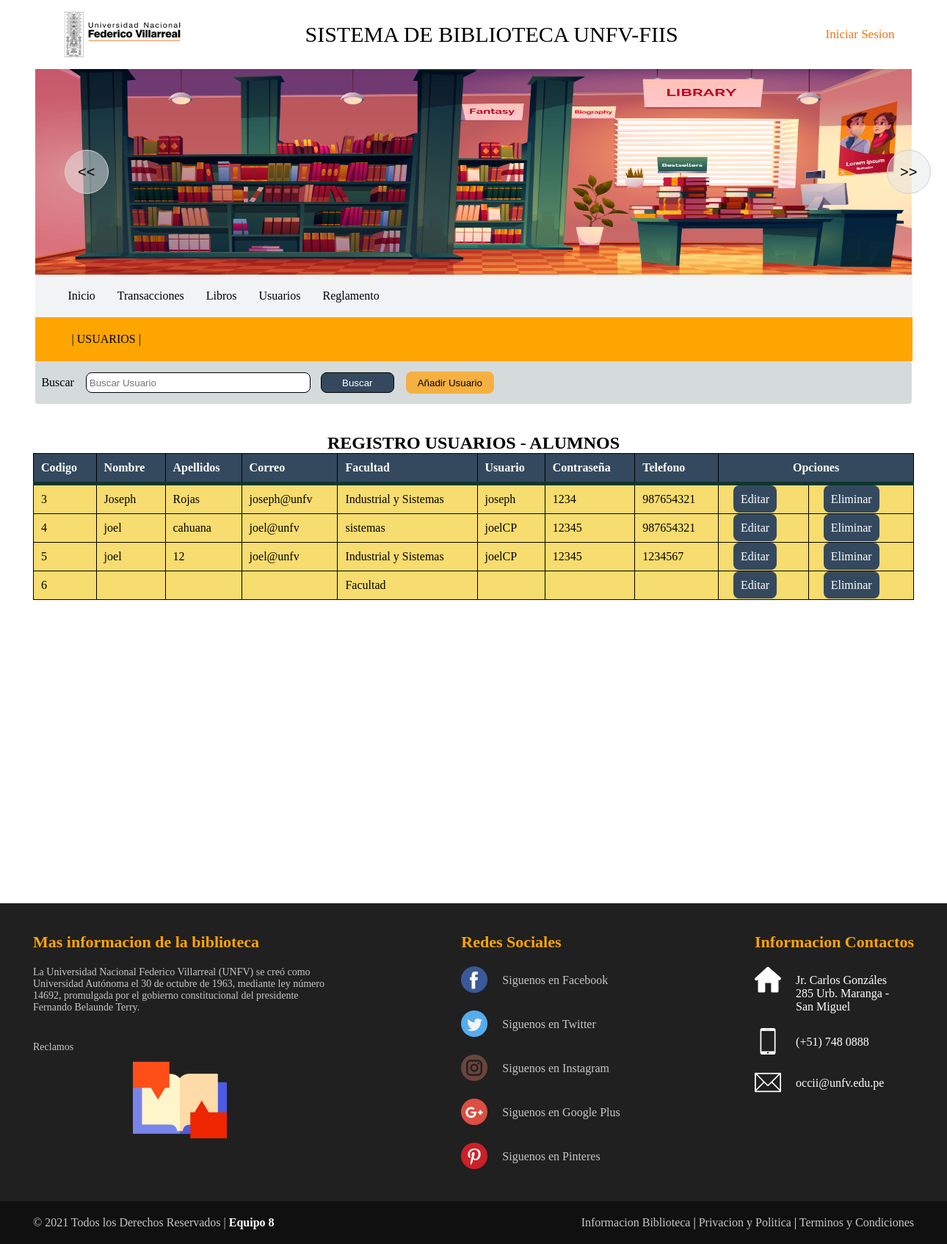
Page /administrador/usuarioAlum.php on the committed database.
### tables this page shows
CREATE TABLE `alumno` (
  `ID_Alumno` int(4) NOT NULL,
  `Nombre` varchar(50) NOT NULL,
  `Apellido` varchar(50) NOT NULL,
  `Facultad` varchar(50) NOT NULL,
  `Correo` varchar(50) NOT NULL,
  `Telefono` varchar(9) NOT NULL,
  `ID` int(4) NOT NULL
);

CREATE TABLE `usuario` (
  `ID` int(4) NOT NULL,
  `Usuario` varchar(50) NOT NULL,
  `Contraseña` varchar(50) NOT NULL
);

### administrador/usuarioAlum.php (the view, shortened to what this page needs)
<?php
 include("../conexion/conexion.php");
?>
<!DOCTYPE html>
<html>
<head>
    <link rel="stylesheet" href="../css/estilo-header.css">
	<link rel="stylesheet" href="../css/estilos-footer.css">
	<link rel="stylesheet" href="../css/libros-sistema.css">
	<link rel="stylesheet" href="../css/librosListar.css">
</head>
<body>
    <header>
   <div class="div-header">
     <img class="icono" src="../imagenes/logo.png" alt="logo"/>
     <p>SISTEMA DE BIBLIOTECA UNFV-FIIS</p>
     <div class="sesion">
       <ul>
         <li><?php if(isset($texto)){
			   echo "<html>";
			   echo "<a class='boton' href='../login/salir.php' >Cerrar Sesion</a>";
			   echo "</html>";
		      }else{
				  echo "<html>";
				  echo "<a class='boton' href='../login/menuregistro.php' >Iniciar Sesion</a>";
				  echo "</html>";
			  }  ?></li>
       </ul>
     </div>
   </div>
   <div class="hero dibujo">
      <div class="mando-anterior diseño">
	  <input type="button" id="anterior" value="<<">
    </div>
    <div class="mando-siguiente diseño">
	  <input type="button" id="siguiente" value=">>"></center>
	</div>
     <img id="imagen" src="../imagenes/portAdmin.jpg" />
  </div>
   <div class="div-header menu">
   <nav class="navbar">
       <div class="enlaces">
	     <ul class="nav">
		    <li><a href="indexAdmin.php">Inicio</a></li>
            <li><a href="">Transacciones</a>
				</li>
			<li><a href="libros.php">Libros</a></li>
			<li><a href="">Usuarios</a>
				</li>
			<li><a href="http://biblioteca.unfv.edu.pe/opac-tmpl/bootstrap/images/REGLAMENTO%20DEL%20SISTEMA%20DE%20BIBLIOTECAS%20UNFV..pdf" target="_blank">Reglamento</a></li>
		 </ul>
	   </div>
   </nav>
   </div>
  <div class="div-header letra">
      <p>|  USUARIOS  |</p>
   </div>
</header>
<div class="contenedor1 opciones">
   <div>
      Buscar
   </div>
   <div class="barratext">
      <form action="#" method="post" >
         <input type="text" name="buscador" id="buscador" placeholder="Buscar Usuario"/>
         <input type="submit" value="Buscar"/>
	  </form>
   </div>
   <div>
      <a href="formInsertarAlum.php" ><button id="bus" name="button" class="btn btncolor">Añadir Usuario</button></a>
   </div>
</div>
<div class="cont-libro">
  <center><div class="tit">
       <h2>REGISTRO USUARIOS - ALUMNOS </h2>
  </div></center>
    <table>
	     <thead>
		    <tr>
			    <th>Codigo</th>
			    <th>Nombre</th>
			    <th>Apellidos</th>
			    <th>Correo</th>
				<th>Facultad</th>
				<th>Usuario</th>
				<th>Contraseña</th>
				<th>Telefono</th>
				<th colspan="2"><center>Opciones</center></th>
			</tr>
		 </thead>
		 <tbody>
		    <?php
		      if(isset($_POST['buscador'])==null){
				 $consulta= "SELECT * FROM alumno
				 LEFT JOIN usuario ON alumno.ID=usuario.ID
				 ";
            $resultado= mysqli_query($conexion,$consulta);
			    while($row=mysqli_fetch_array($resultado)){
			?>
		    <tr>
			    <td><?php echo $row['ID_Alumno']?></td>
				<td><?php echo $row['Nombre']?></td>
				<td><?php echo $row['Apellido']?></td>
				<td><?php echo $row['Correo']?></td>
				<td><?php echo $row['Facultad']?></td>
				<td><?php echo $row['Usuario']?></td>
				<td><?php echo $row['Contraseña']?></td>
				<td><?php echo $row['Telefono']?></td>
				<td><?php echo "<a class='controles' href='formUpdateAlum.php?idAlum=".$row["ID"]."&idus=".$row["ID_Alumno"]."'>Editar</a>" ?></td>
				<td><?php echo "<a class='controles' href='eliminarAlum.php?idAlum=".$row["ID"]."'>Eliminar</a>" ?></td>
			</tr>
			  <?php }}else{ include("buscarAlum.php");
			  if(isset($resultado2)!=null){
			  while($row=mysqli_fetch_array($resultado2)){?>
            <tr>
			    <td><?php echo $row['ID_Alumno']?></td>
				<td><?php echo $row['Nombre']?></td>
				<td><?php echo $row['Apellido']?></td>
				<td><?php echo $row['Correo']?></td>
				<td><?php echo $row['Facultad']?></td>
				<td><?php echo $row['Usuario']?></td>
				<td><?php echo $row['Contraseña']?></td>
				<td><?php echo $row['Telefono']?></td>
				<td><?php echo "<a class='controles' href='formUpdateAlum.php?idAlum=".$row["ID"]."&idus=".$row["ID_Alumno"]."'>Editar</a>" ?></td>
				<td><?php echo "<a class='controles' href='eliminarAlum.php?idAlum=".$row["ID"]."'>Eliminar</a>" ?></td>
			</tr>
			  <?php }}else{echo "<h3>No se han encontrado registro de la busqueda</h3>";}}?>
		 </tbody>
	</table>
</div>
   <footer>
        <?php include "../footer/footer.php"; ?>
   </footer>
</body>
</html>

### footer/footer.php
<div class="container-footer-all">
           <div class="container-body">
               <div class="colum1">
                   <h1>Mas informacion de la biblioteca</h1>
                   <p>La Universidad Nacional Federico Villarreal (UNFV) se creó
				como Universidad Autónoma el 30 de octubre de 1963,
				mediante ley número 14692, promulgada por el gobierno
				constitucional del presidente Fernando Belaunde Terry.</p></br>
				<p>Reclamos</p>
				<center><a href="../reclamaciones/reclamos.php"><img src="../imagenes/reclamo.png"></a></center>
               </div>
               <div class="colum2">
                   <h1>Redes Sociales</h1>
                   <div class="row">
				    <a href="https://www.facebook.com/UNFV.EDU" target="0">
                       <img src="../imagenes/facebook.png">
					</a>
                       <label>Siguenos en Facebook</label>
                   </div>
                   <div class="row">
				    <a href="https://twitter.com/unfvoficial?lang=es" target="0">
                       <img src="../imagenes/twitter.png">
					</a>
                       <label>Siguenos en Twitter</label>
                   </div>
                   <div class="row">
				    <a href="https://www.instagram.com/unfvoficial/?hl=es" target="0">
                       <img src="../imagenes/instagram.png">
					</a>
                       <label>Siguenos en Instagram</label>
                   </div>
                   <div class="row">
				    <a href="http://www.unfv.edu.pe/idiomas/" target="0">
                       <img src="../imagenes/google-plus.png">
					</a>
                       <label>Siguenos en Google Plus</label>
                   </div>
                   <div class="row">
				    <a href="https://www.pinterest.es/pin/649855421200234434/" target="0">
                       <img src="../imagenes/pinterest.png">
					</a>
                       <label>Siguenos en Pinteres</label>
                   </div>
               </div>
               <div class="colum3">
                   <h1>Informacion Contactos</h1>
                   <div class="row2">
                       <img src="../imagenes/house.png">
                       <label>Jr. Carlos Gonzáles 285 Urb. Maranga - San Miguel</label>
                   </div>
                   <div class="row2">
                       <img src="../imagenes/smartphone.png">
                       <label>(+51) 748 0888</label>
                   </div>
                   <div class="row2">
                       <img src="../imagenes/contact.png">
                        <label>occii@unfv.edu.pe</label>
                   </div>
               </div>
           </div>
       </div>
       <div class="container-footer">
              <div class="footer">
                   <div class="copyright">
                       © 2021 Todos los Derechos Reservados | <a href="">Equipo 8</a>
                   </div>
                   <div class="information">
                       <a href="">Informacion Biblioteca</a> | <a href="">Privacion y Politica</a> | <a href="">Terminos y Condiciones</a>
                   </div>
               </div>
           </div>

### css/estilo-header.css (style rules this page uses)
* { margin: 0; padding: 0; }
.div-header { padding-top:10px; padding-bottom:10px; padding-right:4px; padding-left:30px; width:90%; margin:auto; overflow: hidden; justify-content: space-between; display:flex; align-items: center; }
p { font-family:Century Gothic; }
.div-header p { padding:20px; font-size:30px; font-family:Century Gothic; }
ul li a { padding-left:40px; }
.sesion a { color:#f07613; font-size:17px; }
.sesion ul { list-style:none; padding:20px; }
a { text-decoration:none; color:black; }
.menu { background-color: #F2F3F4; }
.menu ul { list-style:none; }
.nav li a { background-color: #F2F3F4; padding:10px 15px; display: block; }
.nav > li { float:left; }
.dibujo { height: 260px; background-position: center; background:red; }
.hero { padding-top:10px; padding-bottom:10px; width:92.6%; margin:auto; background-color: orange; display:flex; align-items: center; }
.dibujo img { width:100%; height:280px; }
.mando-anterior { position:absolute; margin-left:40px; }
.mando-siguiente { position:absolute; margin-left:1160px; }
.diseño input[type=button] { height:60px; width:60px; border-radius:30px; background-color: rgba(229, 231, 233 ,0.5); border: 1px solid #d0d0d0; font-size:20px; }
.letra { background-color: orange; padding-top:1px; padding-bottom:1px; }
.letra p { font-size:16px; font-family:Century Gothic; }

### css/estilos-footer.css (style rules this page uses)
* { margin: 0; padding: 0; }
footer { width: 100%; background: #202020; color: white; align-self:flex-end; }
.container-footer-all { width: 100%; max-width: 1200px; margin: auto; padding: 40px; }
.container-body { display: flex; justify-content: space-between; }
.colum1 { max-width: 400px; color: orange; }
.colum1 h1 { font-size: 22px; }
.colum1 p { font-size: 14px; color: #C7C7C7; margin-top: 20px; }
.colum2 { max-width: 400px; }
.colum2 h1 { font-size: 22px; color: orange; }
.row { margin-top: 20px; display: flex; }
.row img { width: 36px; height: 36px; }
.row label { margin-top: 10px; margin-left: 20px; color: #C7C7C7; }
.colum3 { max-width: 400px; }
.colum3 h1 { font-size: 22px; color: orange; }
.row2 { margin-top: 20px; display: flex; }
.row2 img { width: 36px; height: 36px; }
.row2 label { margin-top: 10px; margin-left: 20px; max-width: 140px; }
.container-footer { width: 100%; background: #101010; }
.footer { max-width: 1200px; margin: auto; display: flex; justify-content: space-between; padding: 20px; }
.copyright { color: #C7C7C7; }
.copyright a { text-decoration: none; color: white; font-weight: bold; }
.information a { text-decoration: none; color: #C7C7C7; }

### css/libros-sistema.css (style rules this page uses)
.contenedor1 { padding-top:6px; padding-bottom:6px; width:100%; overflow: hidden; background-color:#D5DBDB; display:flex; align-items: center; font-family:Century Gothic; border-radius:4px; }
.contenedor1 div { margin:8px; }
.btn { border-radius:4px; border-color:transparent; height:30px; width:80px; background-color:#F5B041 ; }
.contenedor1 a { text-decoration:none; color:black; font-style: italic; }

### css/librosListar.css (style rules this page uses)
.cont-libro { width:1200px; margin:40px auto; height:600px; overflow: scroll; }
table { background-color:#F7DC6F; text-align:left; width:100%; border-collapse:collapse; }
th,td { border: solid 1px black; padding:10px; }
thead { background-color:#246355; border-bottom: solid 5px #0F362D; color:white; }
.opciones { width:92.5%; margin:auto; }
input[type=text] { width:300px; height:26px; border-radius:8px; border: solid 0.5px black; outline: none; padding-left:4px; }
input[type=submit] { width:100px; height:28px; margin-left:10px; border-radius:8px; border: solid 0.5px black; color:white; background:#34495E; }
#bus { width:120px; border-radius:8px; }
.controles { background:#34495E; padding:10px; border-radius:8px; color:white; }

### administrador/usuarioAlum.php (style rules this page uses)
thead { background:#34495E; }
.controles { margin:10px; }

### rows in the picture
alumno: ID_Alumno "3", Nombre "Joseph", Apellido "Rojas", Correo "joseph@unfv", Facultad "Industrial y Sistemas", ID.Usuario "joseph", ID.Contraseña "1234", Telefono "987654321"
alumno: ID_Alumno "4", Nombre "joel", Apellido "cahuana", Correo "joel@unfv", Facultad "sistemas", ID.Usuario "joelCP", ID.Contraseña "12345", Telefono "987654321"
alumno: ID_Alumno "5", Nombre "joel", Apellido "12", Correo "joel@unfv", Facultad "Industrial y Sistemas", ID.Usuario "joelCP", ID.Contraseña "12345", Telefono "1234567"
alumno: ID_Alumno "6", Facultad "Facultad"
